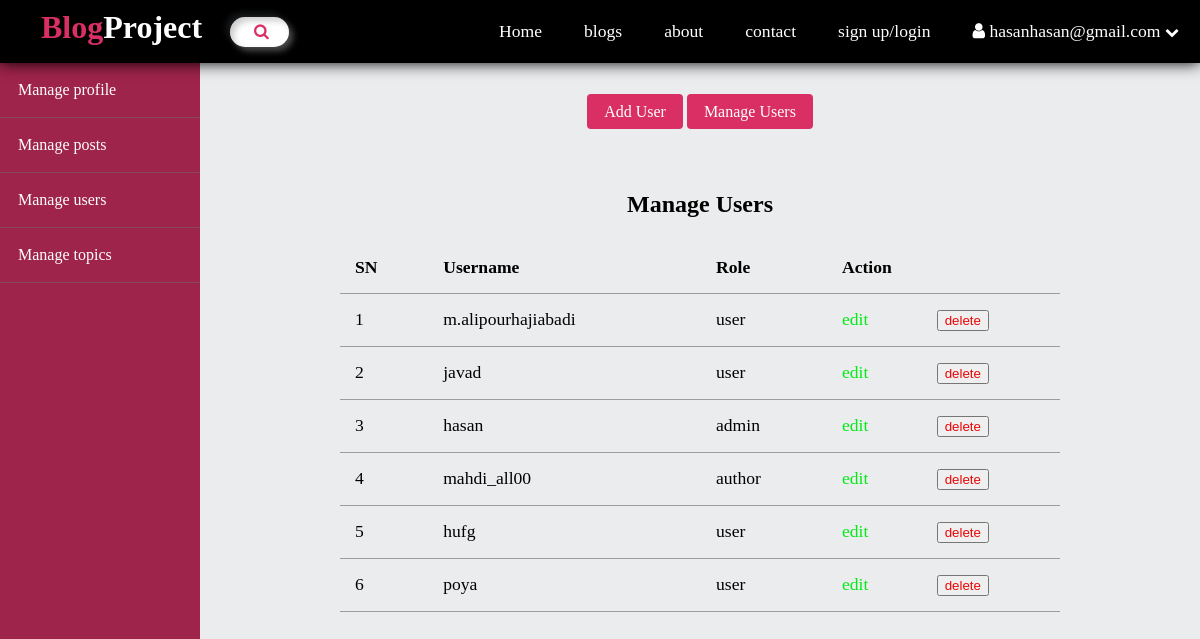
The page /admin/users (signed in) on the database its author committed.
### app.py (models this page shows, shortened)
class User(db.Model):
    id = db.Column(db.Integer, primary_key=True)
    username = db.Column(db.String(100), unique=True, nullable=False)
    email = db.Column(db.String(100), unique=True, nullable=False)
    password = db.Column(db.String(200), nullable=False)
    role = db.Column(db.String(50), nullable=False)

### app.py (the view)
@app.route('/admin/users')
@admin_required
def admin_users():
    if 'user_email' not in session:
        return redirect(url_for('login'))
    users = User.query.all()
    return render_template('admin/users/index.html', users=users)

### app.py (called while the page is built)
def admin_required(f):
    @wraps(f)
    def decorated_function(*args, **kwargs):
        if 'user_email' not in session:
            flash('You need to be logged in to access this page.', 'warning')
            return redirect(url_for('login'))
        user = User.query.filter_by(email=session['user_email']).first()
        if user.role != 'admin':
            flash('You do not have permission to access this page.', 'danger')
            return redirect(url_for('home'))
        return f(*args, **kwargs)
    return decorated_function

### templates/admin/users/index.html (shortened to what this page needs)
<!DOCTYPE html>
<html lang="en">
<head>
    <link rel="stylesheet" href="{{ url_for('static', filename='css/admin.css') }}">
    <link rel="stylesheet" href="{{ url_for('static', filename='css/main.css') }}">
    <link rel="stylesheet" href="https://cdnjs.cloudflare.com/ajax/libs/font-awesome/4.7.0/css/font-awesome.min.css">
</head>
<body>
<header>
    <div class="logo">
        <h1 class="logo-text">
            <span>Blog</span>Project
        </h1>
    </div>
    <div class="search-container">
        <input type="text" name="search" placeholder="Search..." class="search-input">
        <a href="#" class="search-btn">
            <i class="fa fa-search"></i>
        </a>
    </div>
    <ul class="nav">
        <li><a href="{{ url_for('home') }}">Home</a></li>
        <li><a href="{{ url_for('blogs') }}">blogs</a></li>
        <li><a href="{{ url_for('about') }}">about</a></li>
        <li><a href="{{ url_for('contact') }}">contact</a></li>
        <li><a href="{{ url_for('login') }}">sign up/login</a></li>
        <li>
            <a href="#" style="min-width: 160px;"><i class="fa fa-user"></i> {{ session.get('user_email') }} <i class="fa fa-chevron-down" style="font-size: .8em;"></i></a>
        </li>
    </ul>
</header>
<div class="admin-wrapper">
    <div class="left-sidebar">
        <ul>
            <li><a href="{{ url_for('dashboard') }}">Manage profile</a></li>
            <li><a href="{{ url_for('admin_posts') }}">Manage posts</a></li>
            <li><a href="{{ url_for('admin_users') }}">Manage users</a></li>
            <li><a href="{{ url_for('admin_topics') }}">Manage topics</a></li>
        </ul>
    </div>
    <div class="admin-content">
        <div class="button-group">
            <a href="{{ url_for('create_user') }}" class="btn btn-big">Add User</a>
            <a href="{{ url_for('admin_users') }}" class="btn btn-big">Manage Users</a>
        </div>
        <div class="content" style="display: block;">
            <h2 class="page-title">Manage Users</h2>
            <table>
                <thead>
                    <th>SN</th>
                    <th>Username</th>
                    <th>Role</th>
                    <th colspan="2">Action</th>
                </thead>
                <tbody>
                    {% for user in users %}
                    <tr>
                        <td>{{ loop.index }}</td>
                        <td>{{ user.username }}</td>
                        <td>{{ user.role }}</td>
                        <td><a href="{{ url_for('edit_user', user_id=user.id) }}" class="edit">edit</a></td>
                        <td>
                            <form action="{{ url_for('delete_user', user_id=user.id) }}" method="POST" style="display:inline;">
                                <button type="submit" class="delete" onclick="return confirm('Are you sure you want to delete this user?');">delete</button>
                            </form>
                        </td>
                    </tr>
                    {% endfor %}
                </tbody>
            </table>
        </div>
    </div>
</div>
</body>
</html>

### static/css/admin.css (style rules this page uses)
.admin-wrapper { display: flex; min-height: 780px; }
.admin-wrapper .left-sidebar { flex: 2; background: #9f244b; }
.admin-wrapper .left-sidebar ul { list-style: none; margin: 0px; padding: 0px; color: rgb(255, 255, 255); }
.admin-wrapper .left-sidebar ul li a { padding: 18px; display: block; border-bottom: 1px solid #726f6f78; }
.admin-wrapper .admin-content { flex: 8; padding: 40px 100px 100px; text-align: center; }
.admin-content .page-title { text-align: center; margin-bottom:1.5rem ; }
table { width: 100%; border-collapse: collapse; font-size: 1.1rem; }
th, td { padding: 15px; text-align: left; border-bottom: 1px solid #51515182; }
.edit { color: #04ea17; }
.delete { color: #ea0606; }

### static/css/main.css (style rules this page uses)
* { box-sizing: border-box; }
body { background: #EBECED; margin: 0px; padding: 0px; }
a { text-decoration: none; color: inherit; }
.btn { padding: .5rem 1rem; background: #da2f65; color: white; border: 1px solid transparent; border-radius: .25rem; }
header { background: #000000; height: 63px; position: sticky; top: 0; z-index: 100; display: flex; align-items: center; justify-content: space-between; box-shadow: 0px 0px 15px rgb(0 0 0); }
header * { color: #ffffff; }
header .logo { float: left; height:inherit ; margin-left: 2em; }
header .logo-text { margin: 9px; }
header .logo-text span { color: #da2f65; }
header ul { float: right; margin: 0px; padding: 0px; list-style: none; }
header ul li { float: left; position: relative; }
header ul li a { display: block; padding: 21px; font-size: 1.1em; text-decoration: none; }
header .search-container { background: #fff; height: 30px; border-radius: 30px; padding: 10px 20px; display: flex; justify-content: center; align-items: center; cursor: pointer; transition: 0.8s; overflow: hidden; position: absolute; left: 230px; box-shadow: 4px 4px 6px 0 rgba(255,255,255,.3), -4px -4px 6px 0 rgba(116, 125, 136, .2), inset -4px -4px 6px 0 rgba(255,255,255,.2), inset 4px 4px 6px 0 rgba(0, 0, 0, .2); }
.search-container .search-input { background: transparent; border: none; outline:none; width: 0px; font-weight: 500; font-size: 16px; transition: 0.8s; }
.search-container .search-btn .fa { color: #da2f65; }
.content { width: 90%; margin: 30px auto 30px; padding-top: 20px; }

### rows shown on the page
User: get "hasanhasan@gmail.com", username "hasan", role "admin"
User: username "m.alipourhajiabadi", role "user"
User: username "javad", role "user"
User: username "mahdi_all00", role "author"
User: username "hufg", role "user"
User: username "poya", role "user"
